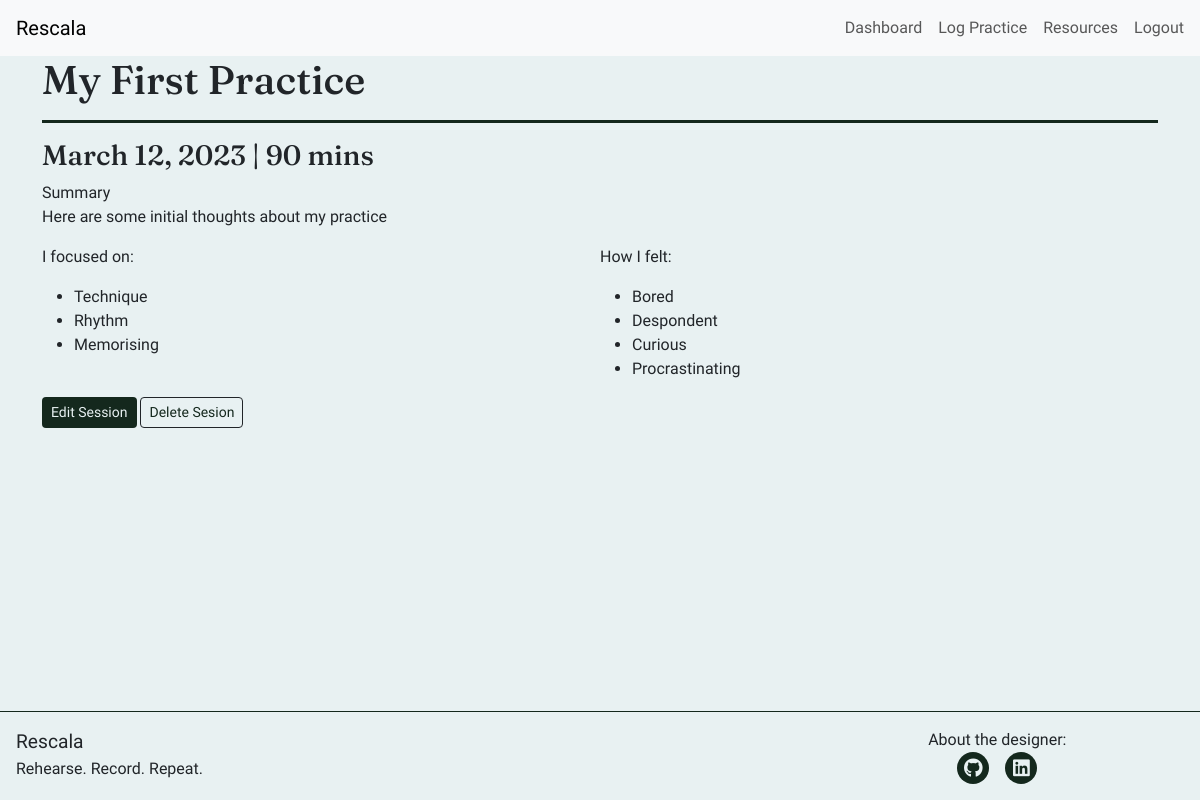
The app's page /practice/54/ (signed in) with its own data.
### practicelog/models.py (models this page shows)
class Session(models.Model):
    user = models.ForeignKey(Profile, on_delete=models.CASCADE, name='user')
    date = models.DateField(validators=[validators.validate_date])
    duration = models.IntegerField(validators=[validators.validate_duration])
    headline = models.CharField(max_length=150)
    image = CloudinaryField('image', blank=True)
    focus = models.JSONField(default=list, blank=True)
    moods = models.JSONField(default=list, blank=True)
    summary = models.TextField()

### practicelog/views.py (the view, shortened to what this page needs)
# urls.py: path('<int:session_id>/', views.SessionDetails.as_view(), name='session_details'),
class SessionDetails(LoginRequiredMixin, View):
    def get(self, request, session_id, *args, **kwargs):
        session = get_object_or_404(Session, id=session_id)
        return render(
            request, 'sessiondetails.html',
            {
                "session": session
            }
        )

### templates/sessiondetails.html (shortened to what this page needs)
{% extends "base.html" %}
{% block content %}
<div class="container">
  <div class="row">
    <div class="col">
      <h1>{{session.headline}}</h1>
      <hr />
    </div>
  </div>
  <div class="row">
    <div class="col-md-6">
      <h3>
        {{session.date}} |
        {{session.duration}} mins
      </h3>
    </div>
    <div class="row">
      <div class="col-md-6">
        <div>Summary</div>
        <p>
          {{session.summary}}
        </p>
      </div>
    </div>
    <div class="row">
      <div class="col-md-6">
        <div>I focused on:</div>
        <p>
        <ul>
          {% for focus in session.focus%}
          <li>{{focus | title }}</li>
          {% endfor %}
        </ul>
        </p>
      </div>
      <div class="col-md-6">
        <div>How I felt:</div>
        <p>
        <ul>
          {% for mood in session.moods%}
          <li>{{mood | title }}</li>
          {% endfor %}
        </ul>
        </p>
      </div>
    </div>
  </div>
  <div class="row">
    <div class="col-md-6">
      <a class="btn btn-sm btn-very-dark" href="{% url 'edit_session' session.id %}">Edit Session</a>
      <button type="button" class="btn btn-dark btn-sm" data-toggle="modal" data-target="#exampleModal">
        Delete Sesion
      </button>
    </div>
  </div>
</div>
{% endblock %}

### static/css/style.css (style rules this page uses)
body { font-family: 'Work Sans', Courier, monospace; background-color: #E8F1F2; accent-color: #355834; display: flex; flex-direction: column; height: 100vh; }
hr { border-top: #14281D 3px solid; opacity: 1; }
h1, h2, h3 { font-family: 'Fraunces', Courier, monospace; }
a { text-decoration: none; color: #14281D; }
.btn-very-dark { color: #E8F1F2; background-color: #14281D; }
.btn-dark { color: #14281D; background-color: #E8F1F2; }

### records on screen
Session: headline "My First Practice", date "March 12, 2023", duration "90", summary "Here are some initial thoughts about my practice"

### other values on screen
{{ focus | title }} "Technique" "Rhythm" "Memorising"
{{ mood | title }} "Bored" "Despondent" "Curious" "Procrastinating"
